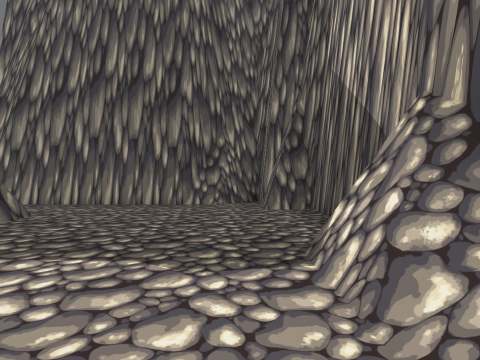
View 1 (above)

12 first-person views from a walk through a 3-D level made in the Unity game engine. The camera is 1.2 m above the floor, looks level and sees 90° across. The floor is counted in squares, 2 m on a side. Each view is taken from the middle of a square. On the plan, view 1 faces up. The plan holds only what a view shows up to about 9 squares ahead; the rest is blank. The place goes on beyond the plan. The player is left out.

View 2
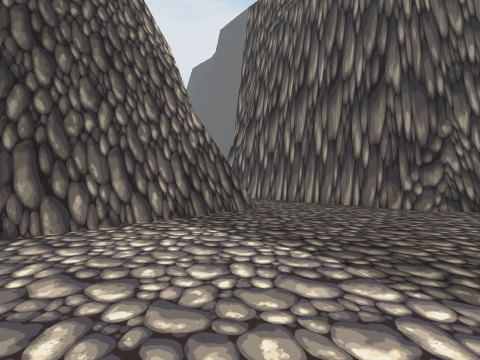

View 3
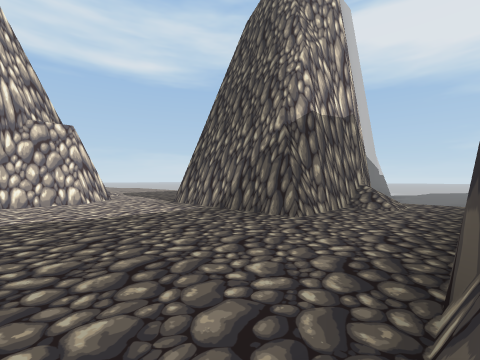

View 4
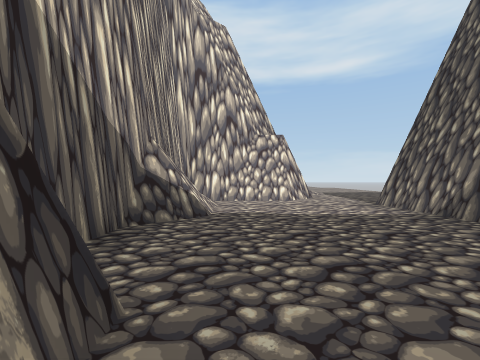

View 5
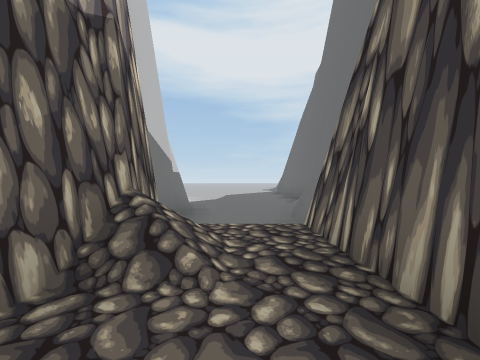

View 6
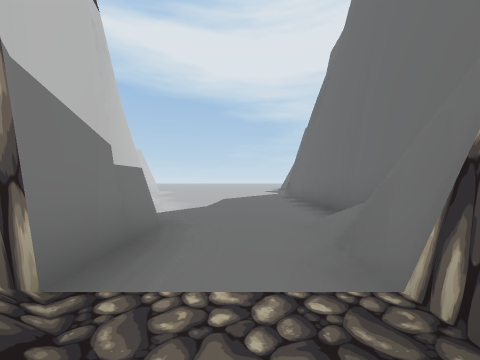

View 7
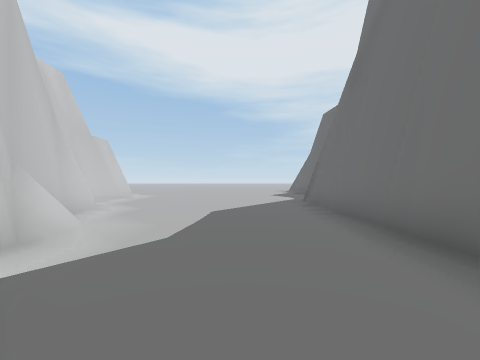

View 8
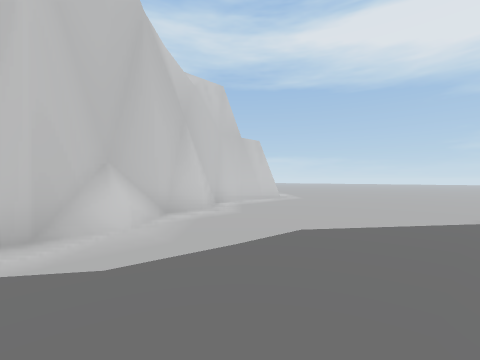

View 9
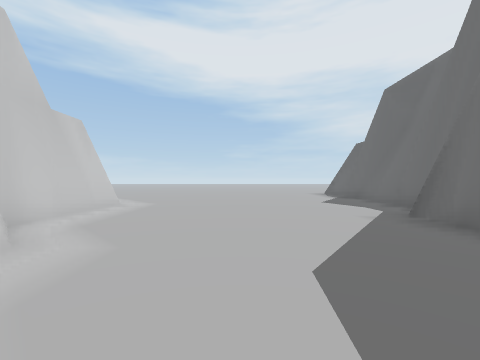

View 10
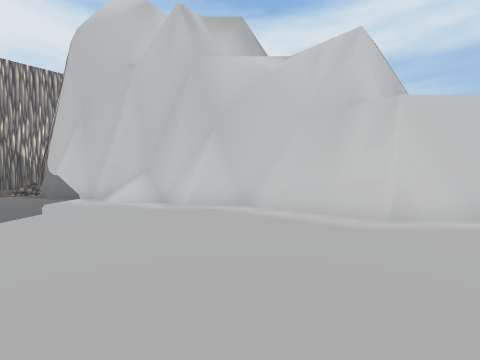

View 11
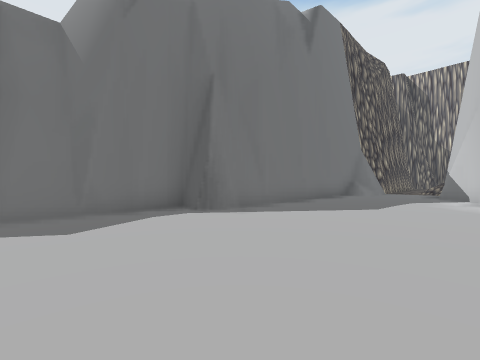

View 12
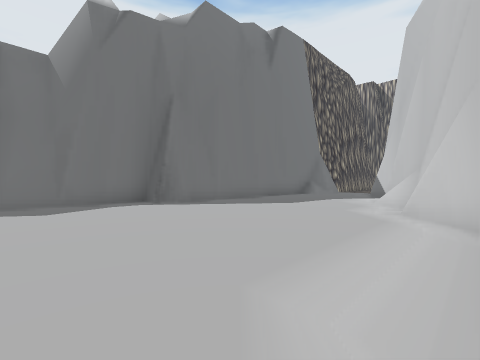

### Floor plan
Key: @ floor where view 1 was taken; # wall or solid block; . floor; / step, stairs or slope.
Columns run from 19 left of view 1 to 2 right of it. Each row starts with its distance up from view 1.
  8 ####
  7 ...#########      ###
  6 ........../########.#
  5 ....................##
  4 ..........######.....#
  3 ........###    #.....#
  2 .....####      #....##
  1 .#####         #..../#
  0 ####           #...@/#
 -1                ...####
 -2                ..##
 -3                ..

Positions as (right, up) in squares from view 1, and headings:
1: (0, 0), facing up
2: (0, 0), facing up-left
3: (0, 6), facing down-left
4: (0, 6), facing down
5: (-4, 5), facing left
6: (-6, 5), facing left
7: (-9, 5), facing left
8: (-11, 6), facing down-left
9: (-12, 4), facing left
10: (-19, 5), facing down-right
11: (-19, 3), facing up-right
12: (-19, 1), facing up-right
